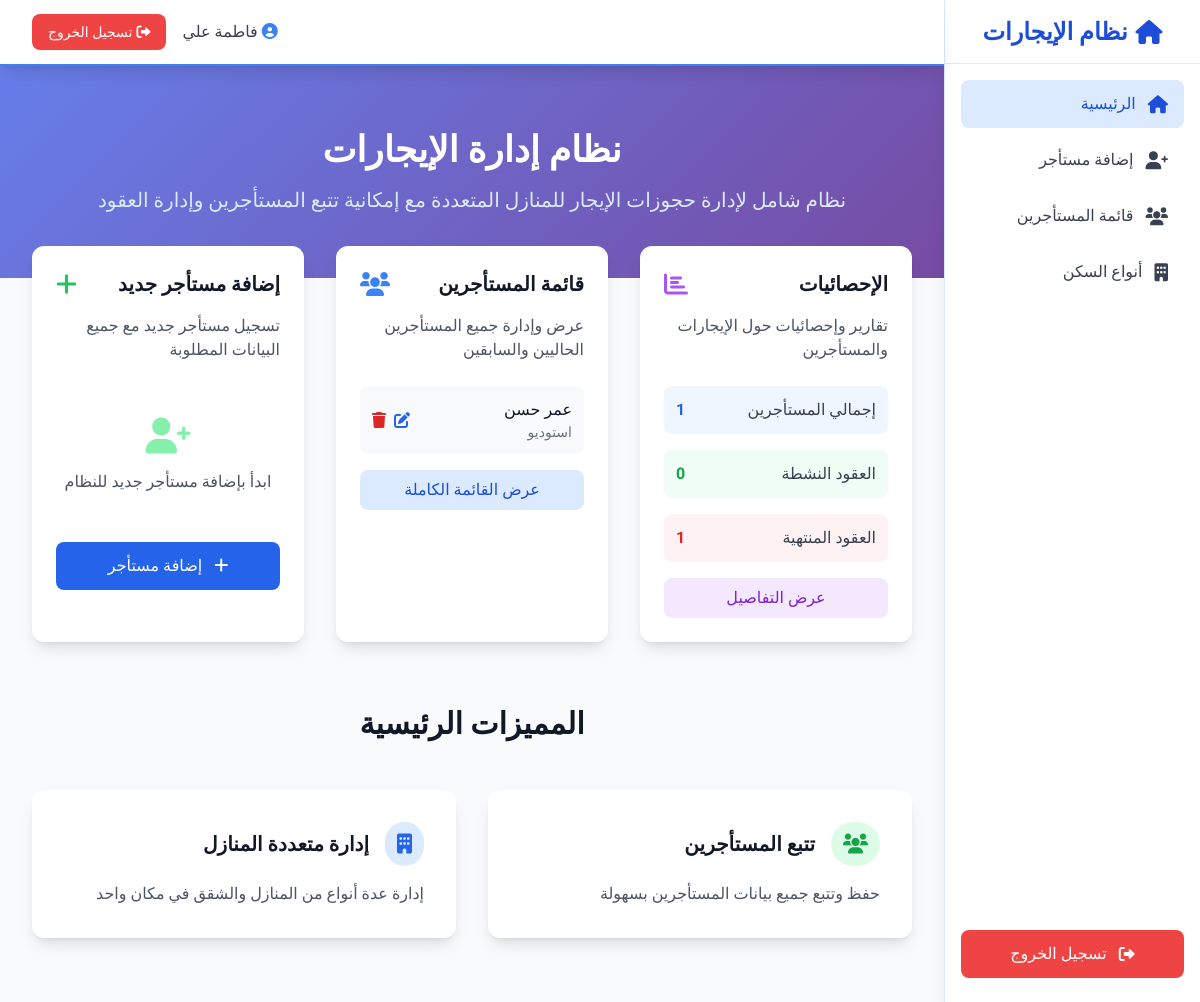
/index.php (signed in), run on an earlier commit of the app's database.
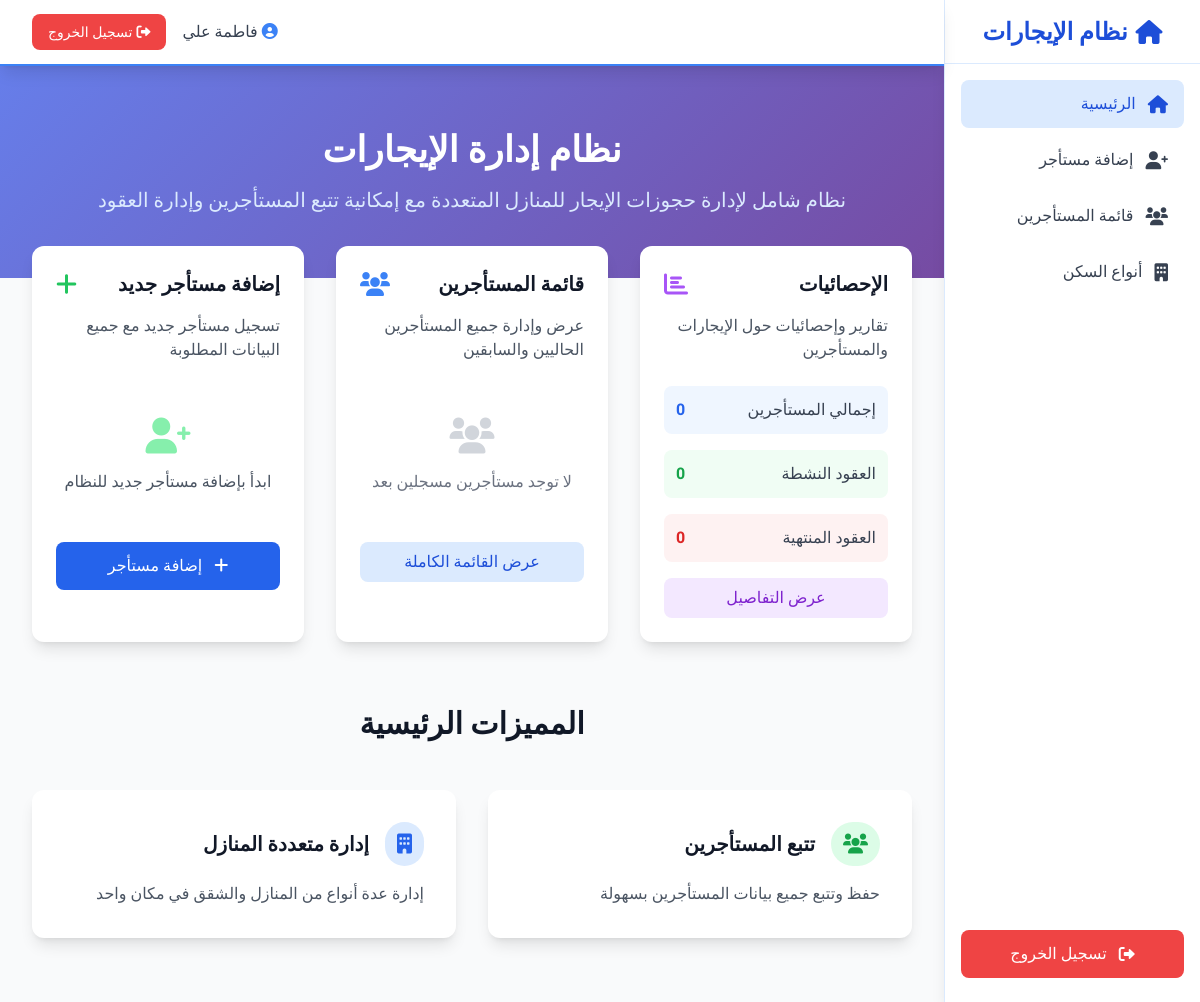
And on a later commit of the database.
### tables this page shows
CREATE TABLE `tenants` (
  `id` int(11) NOT NULL,
  `full_name` varchar(100) NOT NULL,
  `phone` varchar(20) NOT NULL,
  `email` varchar(100),
  `cin` varchar(20) NOT NULL,
  `house_type` varchar(100) NOT NULL,
  `marital_status` ENUM('Single', 'Married', 'Family') NOT NULL DEFAULT 'Single',
  `start_date` date NOT NULL,
  `end_date` date NOT NULL,
  `price_per_day` decimal(10,2) DEFAULT NULL,
  `admin_id` int(11) NOT NULL,
  `created_at` timestamp NOT NULL DEFAULT current_timestamp(),
  `updated_at` timestamp NOT NULL DEFAULT current_timestamp() ON UPDATE current_timestamp()
);

### index.php (the view, shortened to what the changed rows need)
<?php
require_once 'config/db.php';
$stmt = $pdo->prepare("
    SELECT id, full_name, phone, email, cin, house_type, start_date, end_date, created_at, price_per_day
    FROM tenants
    WHERE admin_id = ?
    ORDER BY created_at DESC
");
$stmt->execute([$_SESSION['admin_id']]);
$tenants = $stmt->fetchAll();
$stats_stmt = $pdo->prepare("
    SELECT
        COUNT(*) as total_tenants,
        COUNT(CASE WHEN house_type = 'شقة' THEN 1 END) as apartments,
        COUNT(CASE WHEN house_type = 'فيلا' THEN 1 END) as villas,
        COUNT(CASE WHEN house_type = 'استوديو' THEN 1 END) as studios,
        COUNT(CASE WHEN end_date >= CURDATE() THEN 1 END) as active_tenants,
        COUNT(CASE WHEN end_date < CURDATE() THEN 1 END) as expired_tenants
    FROM tenants
    WHERE admin_id = ?
");
$stats_stmt->execute([$_SESSION['admin_id']]);
$stats = $stats_stmt->fetch();
$housing_type_map = [];
?>
<?php include 'sidebar.php'; ?>
<!DOCTYPE html>
<html lang="ar" dir="rtl">
<head>
    <script src="https://cdn.tailwindcss.com"></script>
    <link rel="stylesheet" href="https://cdnjs.cloudflare.com/ajax/libs/font-awesome/6.0.0/css/all.min.css">
</head>
<body class="bg-gray-50">
    <div class="gradient-bg py-16">
        <div class="max-w-7xl mx-auto px-4 sm:px-6 lg:px-8 text-center">
            <h1 class="text-4xl font-bold text-white mb-4">نظام إدارة الإيجارات</h1>
        </div>
    </div>
    <div class="max-w-7xl mx-auto px-4 sm:px-6 lg:px-8 -mt-8">
        <div class="grid grid-cols-1 md:grid-cols-3 gap-8">
            <div class="bg-white rounded-xl shadow-lg p-6 card-hover">
                <div class="space-y-4">
                    <div class="flex justify-between items-center p-3 bg-blue-50 rounded-lg">
                        <span class="text-gray-700">إجمالي المستأجرين</span>
                        <span class="font-bold text-blue-600"><?php echo $stats['total_tenants']; ?></span>
                    </div>
                    <div class="flex justify-between items-center p-3 bg-red-50 rounded-lg">
                        <span class="text-gray-700">العقود المنتهية</span>
                        <span class="font-bold text-red-600"><?php echo $stats['expired_tenants']; ?></span>
                    </div>
                </div>
            </div>
            <div class="bg-white rounded-xl shadow-lg p-6 card-hover" id="tenants-list">
                <?php if (empty($tenants)): ?>
                    <div class="text-center py-8">
                        <i class="fas fa-users text-gray-300 text-4xl mb-4"></i>
                        <p class="text-gray-500">لا توجد مستأجرين مسجلين بعد</p>
                    </div>
                <?php else: ?>
                    <div class="space-y-3 max-h-64 overflow-y-auto">
                        <?php foreach (array_slice($tenants, 0, 5) as $tenant): ?>
                            <div class="flex items-center justify-between p-3 bg-gray-50 rounded-lg">
                                <div>
                                    <p class="font-medium text-gray-900"><?php echo htmlspecialchars($tenant['full_name']); ?></p>
                                    <p class="text-sm text-gray-500"><?php
                                        $ht = $tenant['house_type'];
                                        echo htmlspecialchars(isset($housing_type_map[$ht]) ? $housing_type_map[$ht] : $ht);
                                    ?></p>
                                </div>
                                <div class="flex space-x-2 space-x-reverse">
                                    <a href="edit_tenant.php?id=<?php echo $tenant['id']; ?>"
                                       class="text-blue-600 hover:text-blue-800">
                                        <i class="fas fa-edit"></i>
                                    </a>
                                    <a href="delete_tenant.php?id=<?php echo $tenant['id']; ?>"
                                       class="text-red-600 hover:text-red-800"
                                       onclick="return confirm('هل أنت متأكد من حذف هذا المستأجر؟')">
                                        <i class="fas fa-trash"></i>
                                    </a>
                                </div>
                            </div>
                        <?php endforeach; ?>
                    </div>
                <?php endif; ?>
            </div>
        </div>
    </div>
    <div class="max-w-7xl mx-auto px-4 sm:px-6 lg:px-8 py-16">
        <h2 class="text-3xl font-bold text-gray-900 text-center mb-12">المميزات الرئيسية</h2>
    </div>
</body>
</html>

### sidebar.php (shortened to what the changed rows need)
<?php
$current = basename($_SERVER['PHP_SELF']);
$nav = [
    [
        'file' => 'index.php',
        'label' => 'الرئيسية',
        'icon' => 'fa-home',
    ],
    [
        'file' => 'add_tenant.php',
        'label' => 'إضافة مستأجر',
        'icon' => 'fa-user-plus',
    ],
    [
        'file' => 'full_tenants_list.php',
        'label' => 'قائمة المستأجرين',
        'icon' => 'fa-users',
    ],
    [
        'file' => 'housing_types.php',
        'label' => 'أنواع السكن',
        'icon' => 'fa-building',
    ],
];
?>
<aside class="fixed top-0 right-0 h-full w-64 bg-white border-l border-blue-100 shadow-lg flex flex-col z-40">
    <nav class="flex-1 overflow-y-auto py-4">
        <ul class="space-y-2 px-4">
            <?php foreach ($nav as $item): ?>
                <li>
                    <a href="<?php echo $item['file']; ?>"
                       class="flex items-center gap-3 px-4 py-3 rounded-lg transition font-medium text-base <?php echo $current === $item['file'] ? 'bg-blue-100 text-blue-700' : 'text-gray-700 hover:bg-blue-50 hover:text-blue-700'; ?>">
                        <i class="fas <?php echo $item['icon']; ?> text-lg"></i>
                        <span><?php echo $item['label']; ?></span>
                    </a>
                </li>
            <?php endforeach; ?>
        </ul>
    </nav>
</aside>

What changed in the data, as far as the page shows it:
removed tenants: full_name "عمر حسن", house_type "استوديو"
Also different on the page:
$stats['total_tenants']: "1" → "0"
$stats['expired_tenants']: "1" → "0"
text now shown: "لا توجد مستأجرين مسجلين بعد"
